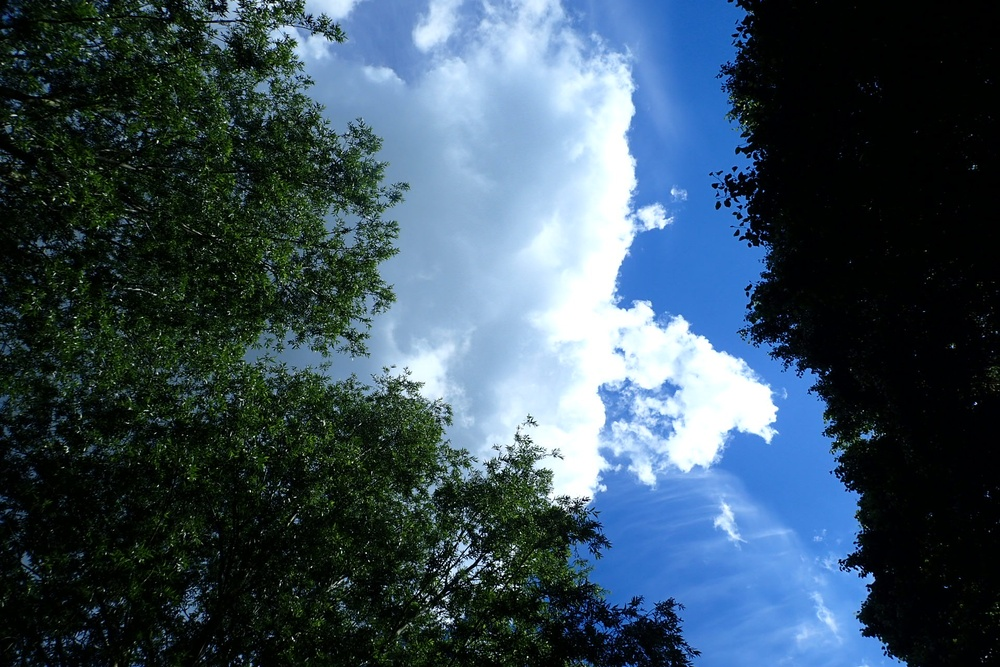
#> input picture data/raw/P6200003.JPG, 1000 x 667 px, shrunk from 1920 x 1280 before the run, found by its file name
$ jupyter execute canopy_cover.ipynb   (shell and % lines are left out)
#> lines starting #> are read from the running program, lines starting #| are printed output that depends on the picture; after the words box and inside, x2 and y2 are one past the last pixel; in counts of white or black regions, pixels touching at a corner belong together
# Estimating Canopy Cover from Images

The demonstration [Demonstration Canopy Cover Calculation](./crude_canopy_cover.ipynb)
assumes that the sky and canopy have already been distinguished.
We need to do this for a real image
by converting it to gray scale then using
Otsu's method <https://en.wikipedia.org/wiki/Otsu%27s_method> in `skimage`
to determine the threshold between sky and canopy.

1. Get the image with `imageio`.
2. Convert to grey scale with `skimage`.
3. Don't blur the image because we aren't trying to detect edges or features.
3. Take a look at the histogram and guess the threshold.

## Get the image

Using `imageio.v3.imread` because I hear tell that the `io.imread` in `skimage`
can alter the image when it is read.
Besides the `imageio.v3.imread` has more options.

[cell 1]
"""Get an image."""

import imageio.v3 as iio
import numpy
import skimage
from matplotlib import pyplot
from skimage import draw

CANOPY_IMAGE = iio.imread(
    uri="../../data/raw/2019-06/P6200003.JPG"
)
#> CANOPY_IMAGE is the input picture: shape (667, 1000, 3); mean R, G, B 58.2, 78.7, 93.5
CANOPY_IMAGE_IN_GRAYSCALE = skimage.color.rgb2gray(CANOPY_IMAGE)
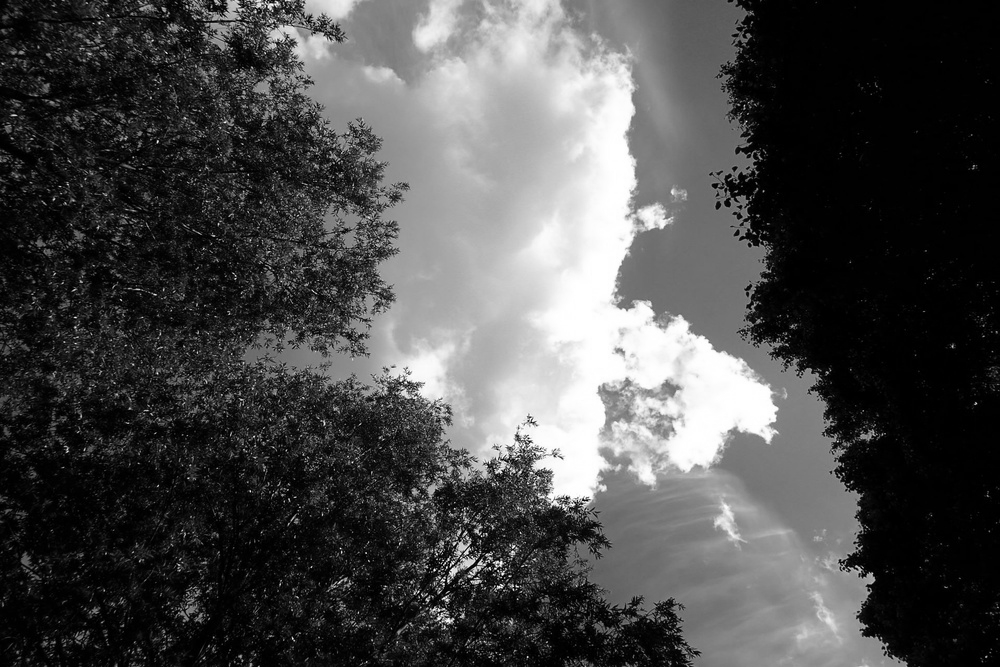
#> CANOPY_IMAGE_IN_GRAYSCALE: shape (667, 1000) float64; min 0, max 1, mean 0.296

fig, axes = pyplot.subplots(1, 2, figsize=(8, 3))  # Adjust DPI if needed
axes[0].imshow(CANOPY_IMAGE)
axes[0].axis('on')

axes[1].imshow(CANOPY_IMAGE_IN_GRAYSCALE, cmap=pyplot.cm.gray)
axes[1].axis('on')

pyplot.show()
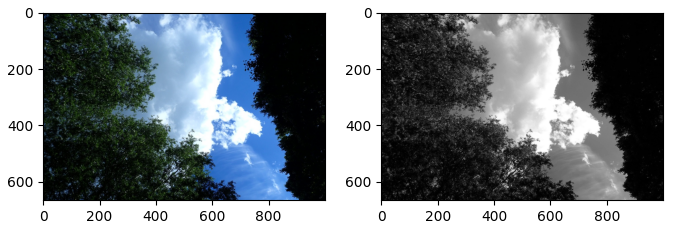
#> figure drawn by matplotlib, 2 panels

## Luminance Distribution

Just for reassurance,
look at the distribution of the luminance in the image.
Then determine the threshold between light and dark
using Otsu's method <https://en.wikipedia.org/wiki/Otsu%27s_method>.

[cell 2]
"""Look at the histogram."""

histogram, bin_edges = numpy.histogram(
    CANOPY_IMAGE_IN_GRAYSCALE, bins=256, range=(0, 1)
)
#> histogram = 256 values, max 68928 at index 1, min 665 at index 240, mean 2605.5; bin_edges = 257 values from 0 to 1
CALCULATED_THRESHOLD = skimage.filters.threshold_otsu(CANOPY_IMAGE_IN_GRAYSCALE)
#> CALCULATED_THRESHOLD = 0.361
CALCULATED_THRESHOLD = round(CALCULATED_THRESHOLD, 2)
#> CALCULATED_THRESHOLD = 0.36

figure, axes = pyplot.subplots()
axes.set_title("Grayscale Histogram")
axes.set_xlabel("grayscale value")
axes.set_ylabel("pixel count")
axes.set_xlim([0.0, 1.0])
axes.axvline(
    x=CALCULATED_THRESHOLD,
    color="red",
)
axes.text(
    CALCULATED_THRESHOLD + 0.01,
    max(histogram) / 2,
    f"Threshold {CALCULATED_THRESHOLD}",
    rotation=90,
)
axes.plot(bin_edges[:-1], histogram)
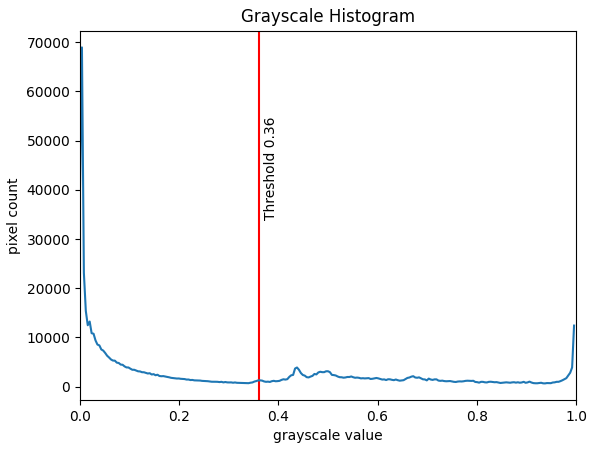
#> figure drawn by matplotlib, 1 panel; curve peaks at x = 0.00391, y = 68928

## Distinguish Sky and Canopy

Using the `CALCULATED_THRESHOLD` value we can separate the sky and canopy.

[cell 3]
"""Create the binary mask"""
CANOPY_IMAGE_IN_BLACK_AND_WHITE = CANOPY_IMAGE_IN_GRAYSCALE > CALCULATED_THRESHOLD
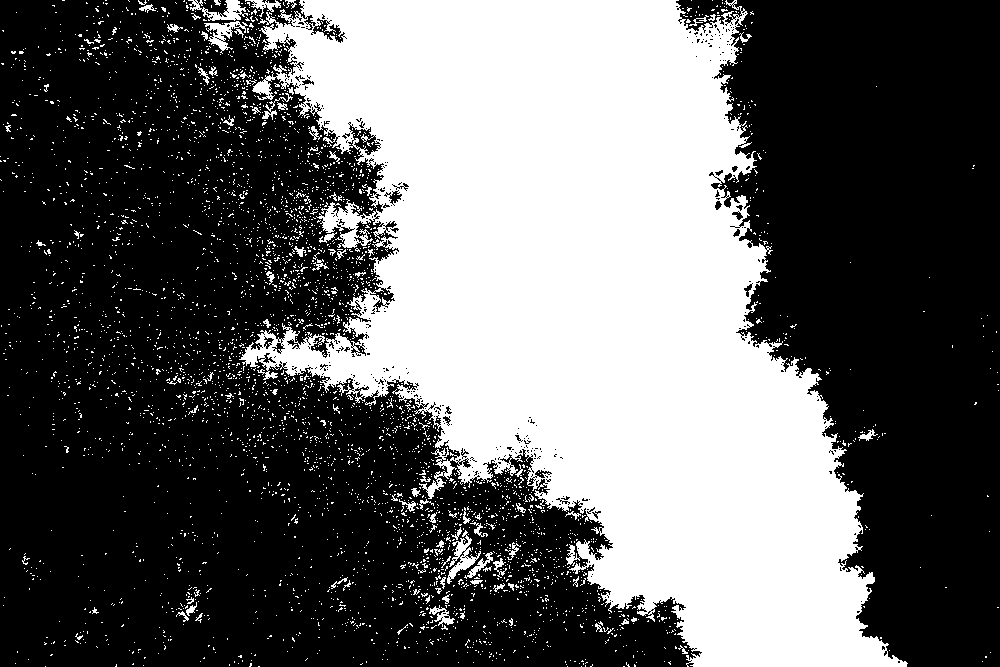
#> CANOPY_IMAGE_IN_BLACK_AND_WHITE: shape (667, 1000) bool; 38.6% white; 4156 white regions (4057 under 20 px), largest, box (x1, y1, x2, y2) and area: (239, 0, 908, 667) 241566, (447, 530, 481, 584) 570, (188, 0, 248, 21) 526


fig, axes = pyplot.subplots(1, 2, figsize=(8, 3))  # Adjust DPI if needed
axes[0].imshow(CANOPY_IMAGE)
axes[0].axis('on')

axes[1].imshow(CANOPY_IMAGE_IN_BLACK_AND_WHITE)
axes[1].axis('on')

pyplot.show()

$ run again, with data/raw/P2010007.JPG copied over data/raw/P6200003.JPG
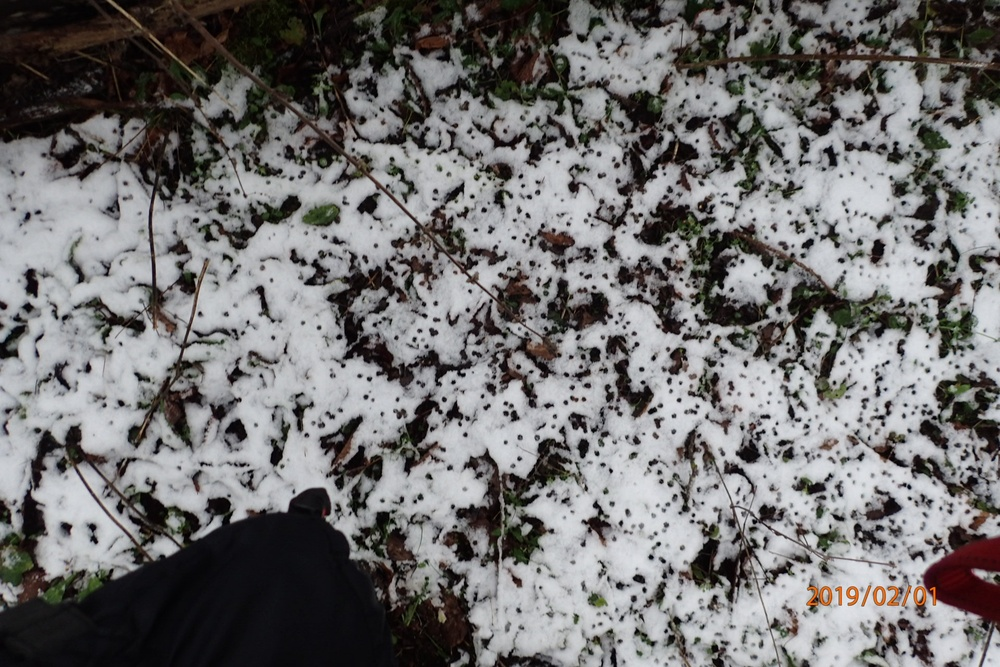
#> input picture data/raw/P2010007.JPG, 1000 x 667 px, shrunk from 1920 x 1280 before the run, found by its file name
#> CANOPY_IMAGE is the input picture: shape (667, 1000, 3); mean R, G, B 113.9, 112.6, 112.8
#> histogram = 256 values, max 11735 at index 13, min 0 at index 234, mean 2605.5; bin_edges = 257 values from 0 to 1
#> `CALCULATED_THRESHOLD = skimage.filters.threshold_otsu(CANOPY_IMAGE_IN_..`: CALCULATED_THRESHOLD = 0.396
#> `CALCULATED_THRESHOLD = round(CALCULATED_THRESHOLD, 2)`: CALCULATED_THRESHOLD = 0.4
#> `CANOPY_IMAGE_IN_BLACK_AND_WHITE = CANOPY_IMAGE_IN_GRAYSCALE > CALCULAT..`:
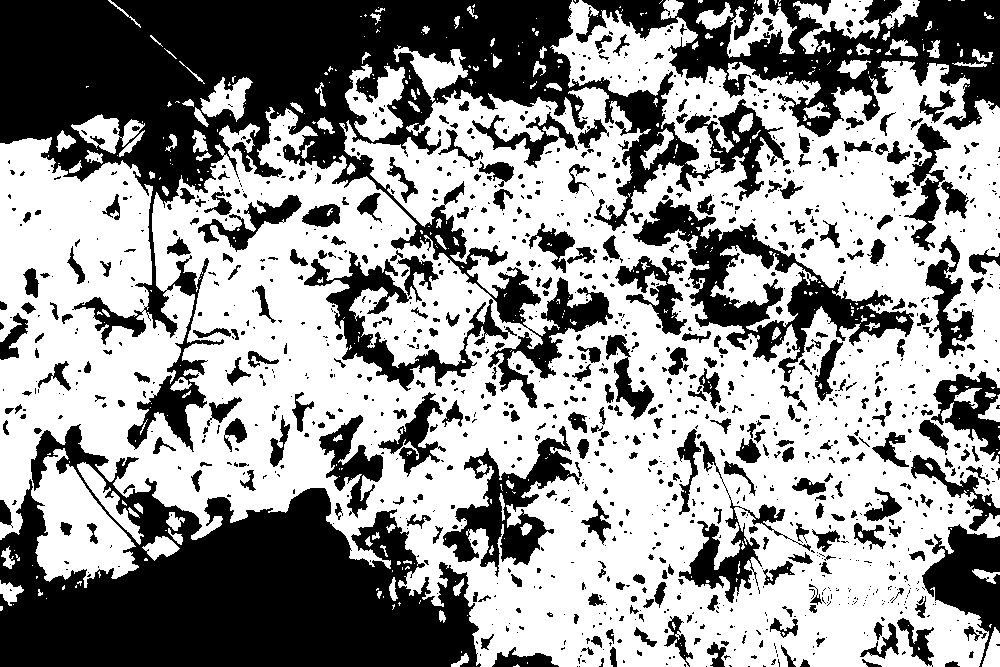
#> CANOPY_IMAGE_IN_BLACK_AND_WHITE: shape (667, 1000) bool; 58.2% white; 1324 black regions (927 under 20 px), largest, box (x1, y1, x2, y2) and area: (0, 0, 790, 452) 95383, (0, 424, 481, 667) 62995, (576, 0, 1000, 137) 23363
#> `pyplot.show()`:
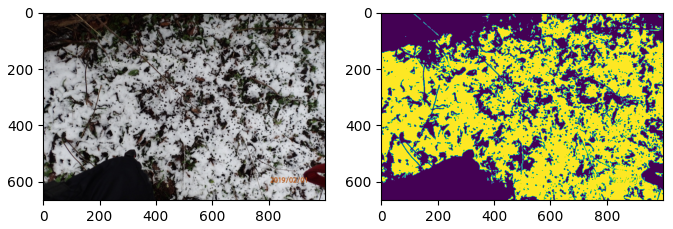
#> figure drawn by matplotlib, 2 panels

$ run again, with data/raw/P2010008.JPG copied over data/raw/P6200003.JPG
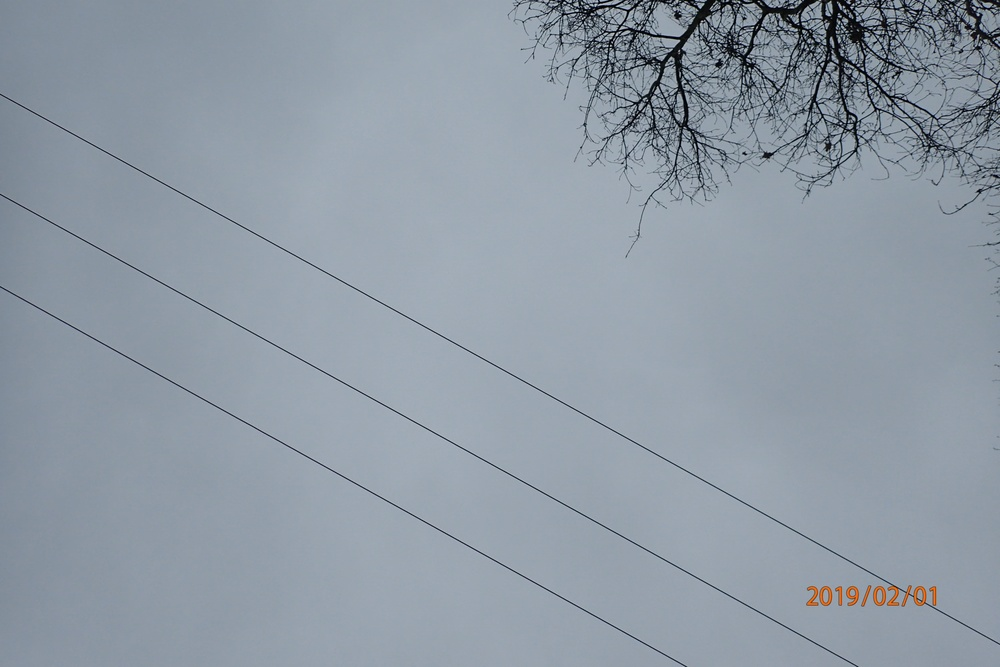
#> input picture data/raw/P2010008.JPG, 1000 x 667 px, shrunk from 1920 x 1280 before the run, found by its file name
#> CANOPY_IMAGE is the input picture: shape (667, 1000, 3); mean R, G, B 143.7, 154.4, 165.5
#> histogram = 256 values, max 30171 at index 165, min 0 at index 205, mean 2605.5; bin_edges = 257 values from 0 to 1
#> `CALCULATED_THRESHOLD = skimage.filters.threshold_otsu(CANOPY_IMAGE_IN_..`: CALCULATED_THRESHOLD = 0.423
#> `CALCULATED_THRESHOLD = round(CALCULATED_THRESHOLD, 2)`: CALCULATED_THRESHOLD = 0.42
#> `CANOPY_IMAGE_IN_BLACK_AND_WHITE = CANOPY_IMAGE_IN_GRAYSCALE > CALCULAT..`:
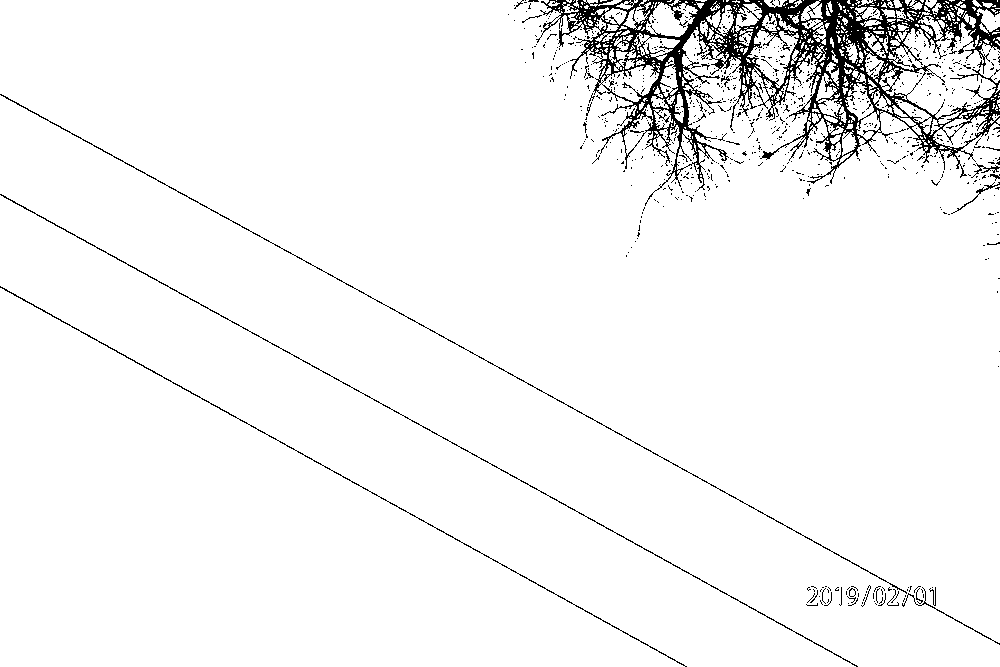
#> CANOPY_IMAGE_IN_BLACK_AND_WHITE: shape (667, 1000) bool; 95.6% white; black in thin lines or dots
#> `pyplot.show()`:
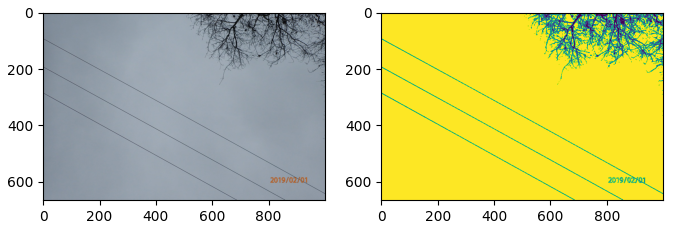
#> figure drawn by matplotlib, 2 panels

$ run again, with data/raw/P2010009.JPG copied over data/raw/P6200003.JPG
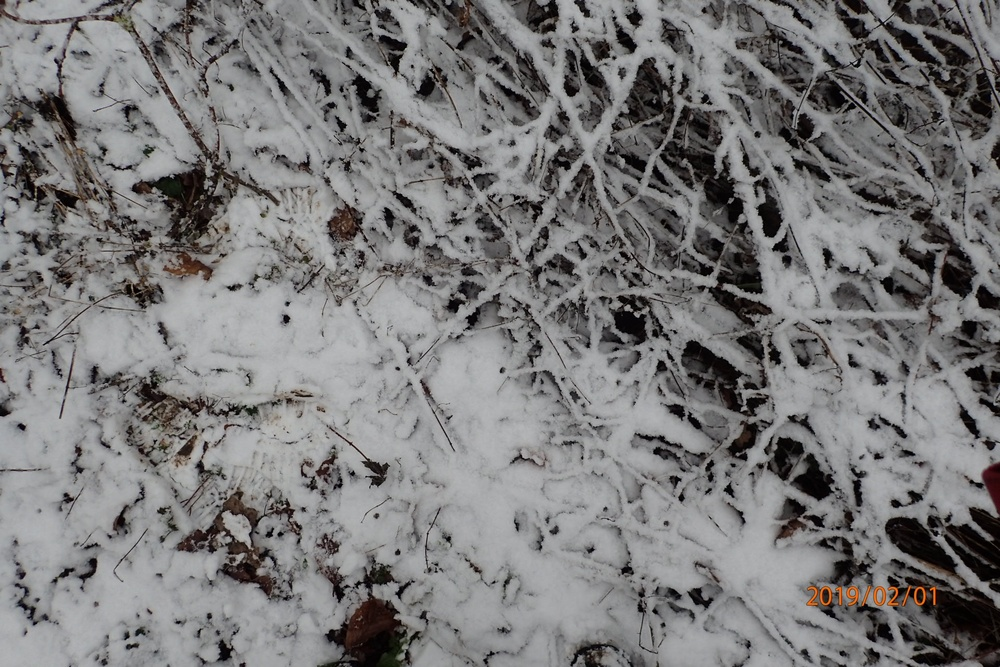
#> input picture data/raw/P2010009.JPG, 1000 x 667 px, shrunk from 1920 x 1280 before the run, found by its file name
#> CANOPY_IMAGE is the input picture: shape (667, 1000, 3); mean R, G, B 121.8, 121, 121.3
#> histogram = 256 values, max 10681 at index 163, min 0 at index 193, mean 2605.5; bin_edges = 257 values from 0 to 1
#> `CALCULATED_THRESHOLD = skimage.filters.threshold_otsu(CANOPY_IMAGE_IN_..`: CALCULATED_THRESHOLD = 0.378
#> `CALCULATED_THRESHOLD = round(CALCULATED_THRESHOLD, 2)`: CALCULATED_THRESHOLD = 0.38
#> `CANOPY_IMAGE_IN_BLACK_AND_WHITE = CANOPY_IMAGE_IN_GRAYSCALE > CALCULAT..`:
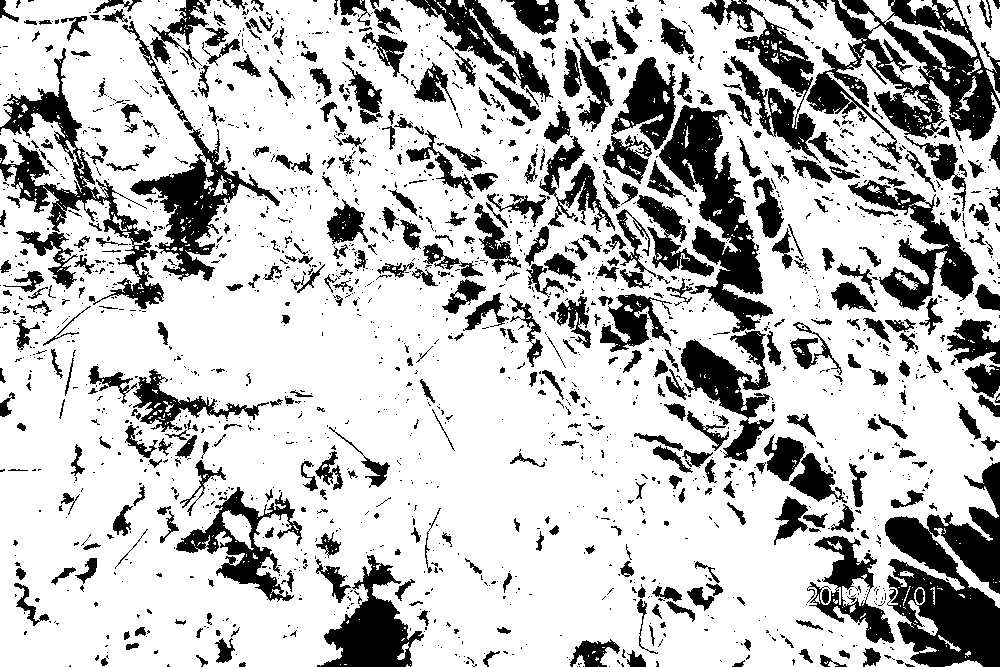
#> CANOPY_IMAGE_IN_BLACK_AND_WHITE: shape (667, 1000) bool; 74.8% white; 1949 black regions (1476 under 20 px), largest, box (x1, y1, x2, y2) and area: (885, 462, 1000, 667) 13428, (806, 0, 1000, 164) 12665, (659, 105, 773, 333) 9376
#> `pyplot.show()`:
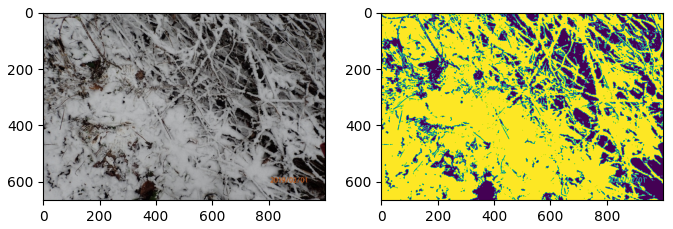
#> figure drawn by matplotlib, 2 panels
